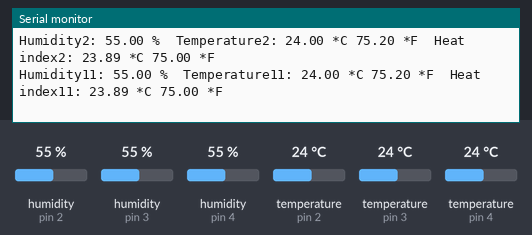
Bench run of a sketch on a simulated Arduino Uno, built with avr-gcc and run on an emulated ATmega328P. Parts: the last lines printed to the serial monitor. The test bench sets the inputs (shaded band); at power-on: humidity (sensors on pin 2, pin 3, pin 4) 55 %, temperature (sensors on pin 2, pin 3, pin 4) 24 °C.

Above: at 5.0 s.
5.1 s: humidity (sensor on pin 2) set to 22 %
At 8.0 s:
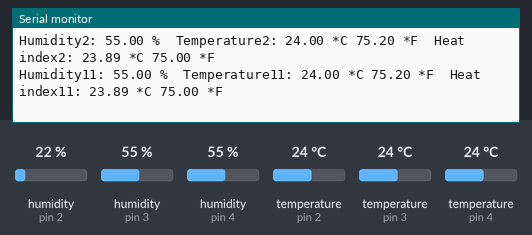
8.4 s: humidity (sensor on pin 3) set to 22 %
At 9.6 s:
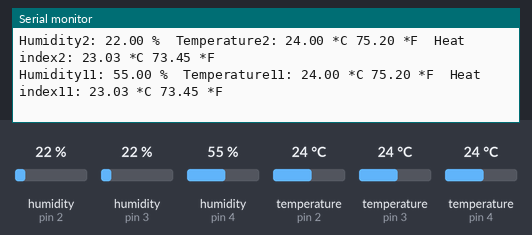
11.7 s: humidity (sensor on pin 4) set to 22 %
At 13.9 s:
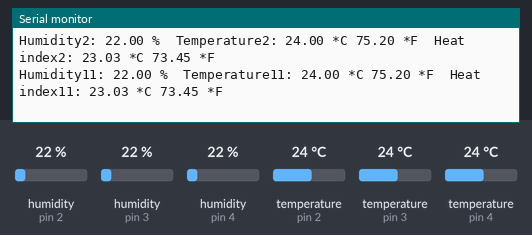
15.0 s: temperature (sensor on pin 2) set to 12 °C
At 16.6 s:
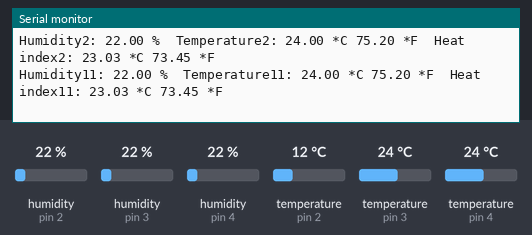
18.3 s: temperature (sensor on pin 3) set to 12 °C
At 20.8 s:
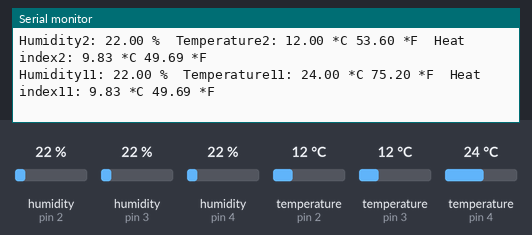
21.6 s: temperature (sensor on pin 4) set to 12 °C
At 23.4 s:
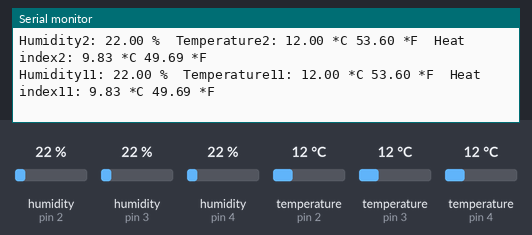
Timing chart, 0 to 24.9 s (numbered marks = the images above; inputs shaded):
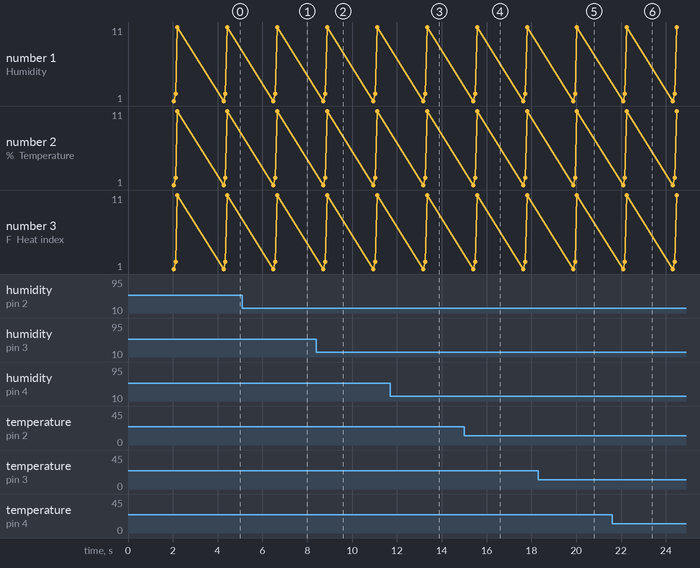

The sketch:

Two_dht22___dht11_sensor.ino
```cpp
// Example testing sketch for various DHT humidity/temperature sensors
// Written by ladyada, public domain

#include "DHT.h"

#define DHTPIN1 2     // what digital pin we're connected to
#define DHTPIN2 3
#define DHTPIN3 4
// Uncomment whatever type you're using!
#define DHTTYPE11 DHT11   // DHT 11
#define DHTTYPE DHT22   // DHT 22  (AM2302), AM2321
//#define DHTTYPE DHT21   // DHT 21 (AM2301)

// Connect pin 1 (on the left) of the sensor to +5V
// NOTE: If using a board with 3.3V logic like an Arduino Due connect pin 1
// to 3.3V instead of 5V!
// Connect pin 2 of the sensor to whatever your DHTPIN is
// Connect pin 4 (on the right) of the sensor to GROUND
// Connect a 10K resistor from pin 2 (data) to pin 1 (power) of the sensor

// Initialize DHT sensor.
// Note that older versions of this library took an optional third parameter to
// tweak the timings for faster processors.  This parameter is no longer needed
// as the current DHT reading algorithm adjusts itself to work on faster procs.
DHT dht(DHTPIN1, DHTTYPE);
DHT dht2(DHTPIN2, DHTTYPE);
DHT dht11(DHTPIN3,DHTTYPE11);

void setup() {
  Serial.begin(9600);
  Serial.println("DHTxx test!");

  dht.begin();
  dht2.begin();
  dht11.begin();
}

void loop() {
  // Wait a few seconds between measurements.
  delay(2000);

  // Reading temperature or humidity takes about 250 milliseconds!
  // Sensor readings may also be up to 2 seconds 'old' (its a very slow sensor)
  float h = dht.readHumidity();

  // Read temperature as Celsius (the default)
  float t = dht.readTemperature();

  // Read temperature as Fahrenheit (isFahrenheit = true)
  float f = dht.readTemperature(true);

  float t2 = dht2.readTemperature();
  float h2 = dht2.readHumidity();
  float f2 = dht2.readTemperature(true);

  float t11 = dht11.readTemperature();
  float h11 = dht11.readHumidity();
  float f11 = dht11.readTemperature(true);
  // Check if any reads failed and exit early (to try again).
  /*if (isnan(h) || isnan(t) || isnan(f)) {
    Serial.println("Failed to read from DHT1 sensor!");
    return;
  }
  if (isnan(h2) || isnan(t2) || isnan(f2)) {
    Serial.println("Failed to read from DHT2 sensor!");
    return;
  }
  if (isnan(h11) || isnan(t11) || isnan(f11)) {
    Serial.println("Failed to read from DHT11 sensor!");
    return;
  }*/
  // Compute heat index in Fahrenheit (the default)
  float hif = dht.computeHeatIndex(f, h);
  // Compute heat index in Celsius (isFahreheit = false)
  float hic = dht.computeHeatIndex(t, h, false);

  // Compute heat index in Fahrenheit (the default)
  float hif2 = dht2.computeHeatIndex(f2, h2);
  // Compute heat index in Celsius (isFahreheit = false)
  float hic2 = dht2.computeHeatIndex(t2, h2, false);


  float hif11 = dht11.computeHeatIndex(f11, h11);
  // Compute heat index in Celsius (isFahreheit = false)
  float hic11 = dht11.computeHeatIndex(t11, h11, false);

  Serial.print("Humidity1: ");
  Serial.print(h);
  Serial.print(" %\t");
  Serial.print("Temperature1: ");
  Serial.print(t);
  Serial.print(" *C ");
  Serial.print(f);
  Serial.print(" *F\t");
  Serial.print("Heat index1: ");
  Serial.print(hic);
  Serial.print(" *C ");
  Serial.print(hif);
  Serial.println(" *F");

  Serial.print("Humidity2: ");
  Serial.print(h2);
  Serial.print(" %\t");
  Serial.print("Temperature2: ");
  Serial.print(t2);
  Serial.print(" *C ");
  Serial.print(f2);
  Serial.print(" *F\t");
  Serial.print("Heat index2: ");
  Serial.print(hic2);
  Serial.print(" *C ");
  Serial.print(hif2);
  Serial.println(" *F");

  Serial.print("Humidity11: ");
  Serial.print(h11);
  Serial.print(" %\t");
  Serial.print("Temperature11: ");
  Serial.print(t11);
  Serial.print(" *C ");
  Serial.print(f11);
  Serial.print(" *F\t");
  Serial.print("Heat index11: ");
  Serial.print(hic2);
  Serial.print(" *C ");
  Serial.print(hif2);
  Serial.println(" *F");

}
```

Measured:
- after the input at 5.1 s, the serial monitor: prints a new line after 1.4 s (image 1)
- after the input at 8.4 s, the serial monitor: prints a new line after 0.41 s (image 2)
- after the input at 11.7 s, the serial monitor: prints a new line after 1.7 s (image 3)
- after the input at 15.0 s, the serial monitor: prints a new line after 0.41 s (image 4)
- after the input at 18.3 s, the serial monitor: prints a new line after 1.6 s (image 5)
- after the input at 21.6 s, the serial monitor: prints a new line after 0.66 s (image 6)
